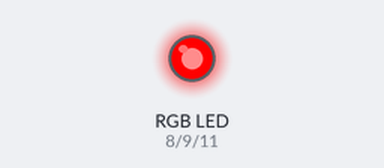
Bench run of a sketch on a simulated Arduino Uno, built with avr-gcc and run on an emulated ATmega328P. Parts: an RGB LED mixed from three pins (HIGH = lit).

Above: at 0.1 s.
At 2.1 s:
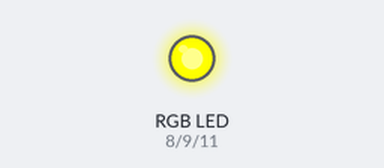
At 4.1 s:
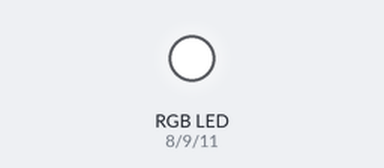
Timing chart, 0 to 5.6 s (numbered marks = the images above):
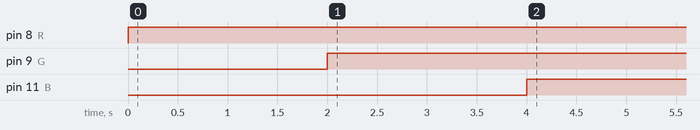

The sketch:

RGB.ino
```cpp
#define R 8
#define G 9
#define B 11

void setup() {
  // put your setup code here, to run once:
pinMode(R,OUTPUT);
pinMode(G,OUTPUT);
pinMode(B,OUTPUT);
Serial.begin(9600);
}

void loop() {
  // put your main code here, to run repeatedly:
analogWrite(R,255);
delay(2000);
analogWrite(G,255);
delay(2000);
analogWrite(B,255);
delay(2000);
}
```

Measured:
- by itself, pin 8 (R): LOW → HIGH at 0.00 s
- by itself, pin 9 (G): LOW → HIGH at 2.0 s
- by itself, pin 11 (B): LOW → HIGH at 4.0 s
